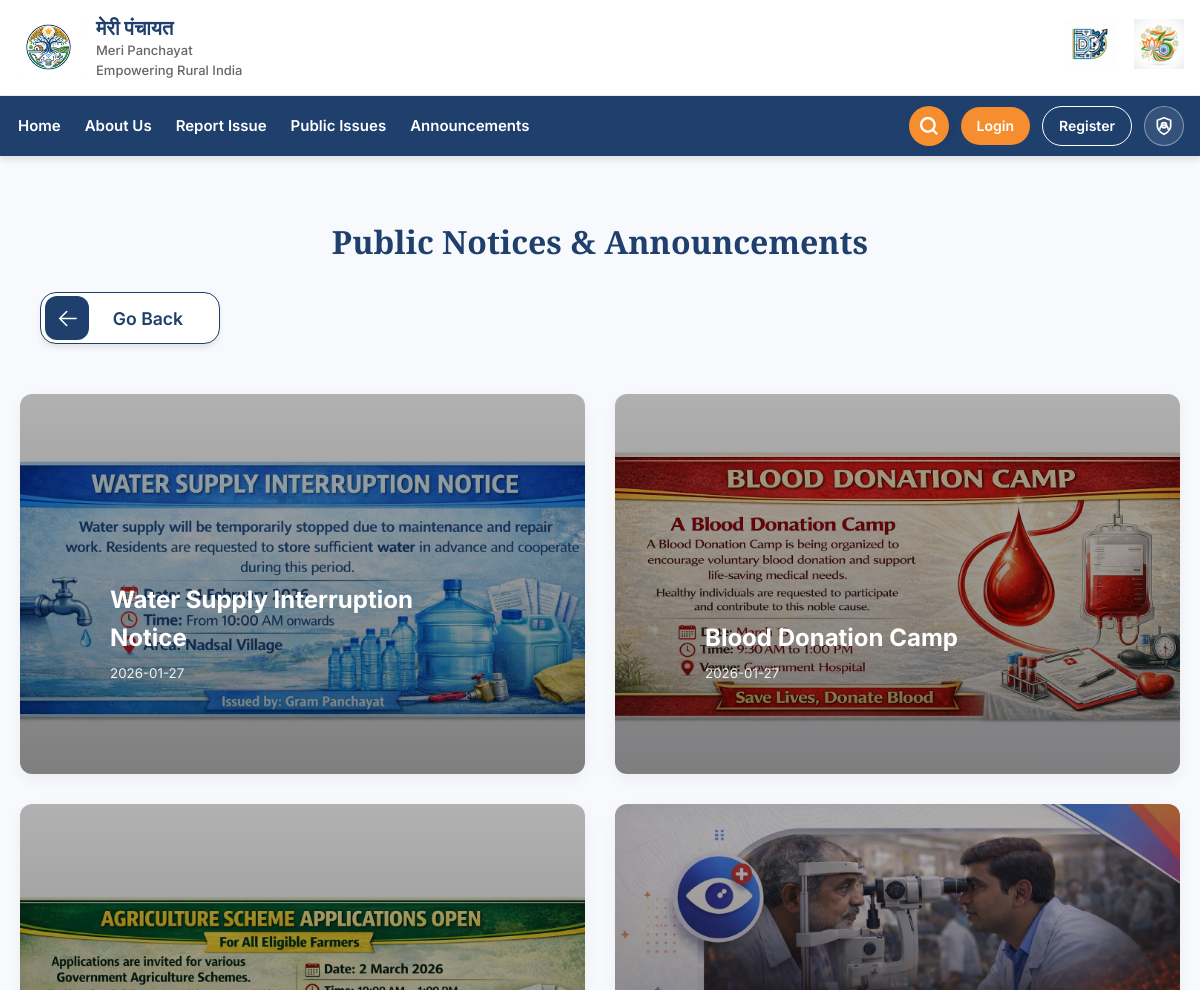
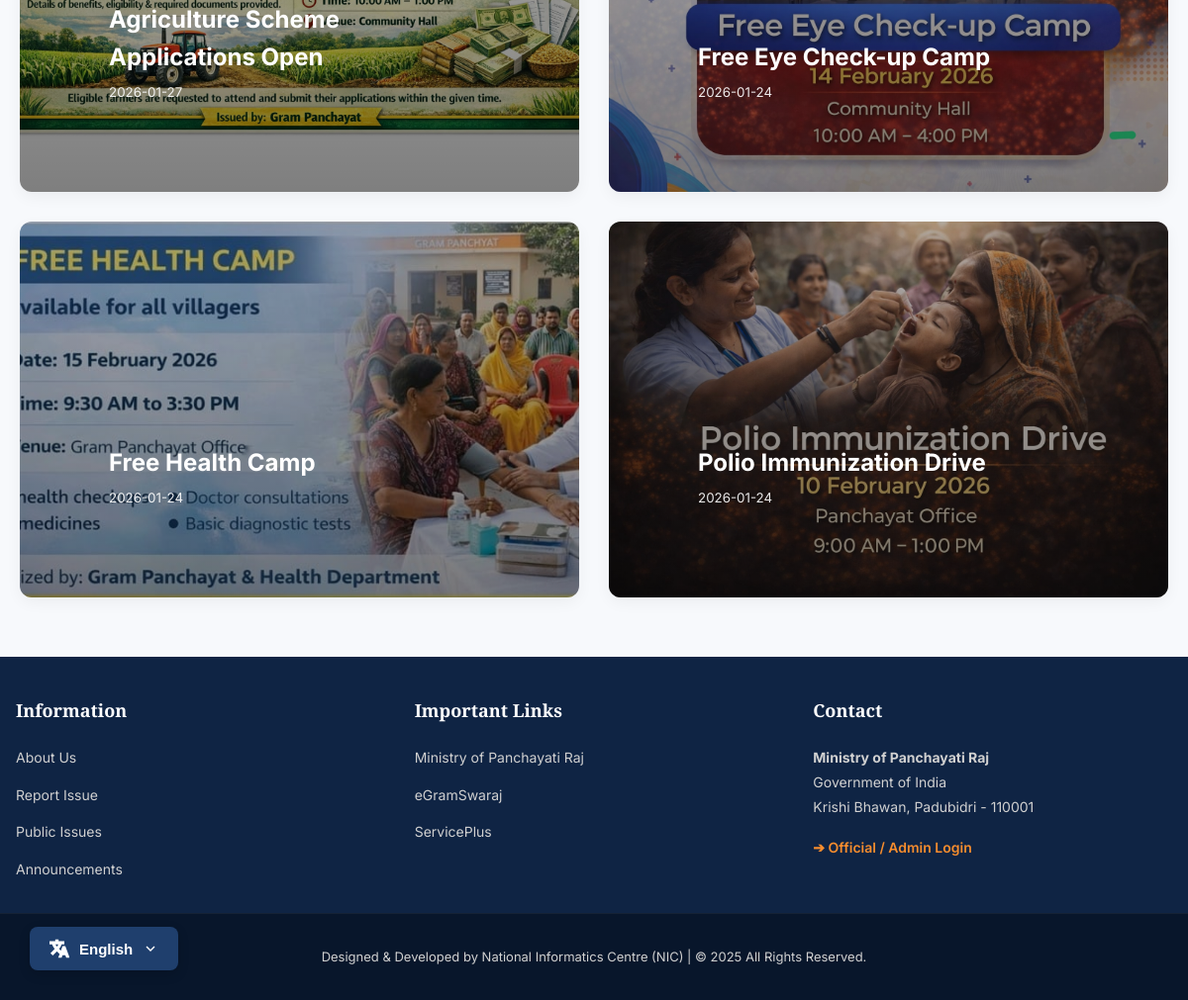
Screenshot of /notices with the database file from the repository (2 pictures, top to bottom).
### tables this page shows
CREATE TABLE notices ( 
        id INTEGER PRIMARY KEY AUTOINCREMENT,
        panchayath_id INTEGER,
        title TEXT,
        description TEXT,
        banner_path TEXT,
        created_at DATETIME DEFAULT CURRENT_TIMESTAMP
    );

### app.py (the view)
@app.route("/notices")
def notices():
    conn = connect_db()
    notices = conn.execute("""
        SELECT n.*, p.name AS panchayath_name
        FROM notices n
        JOIN panchayath p ON p.id = n.panchayath_id
        ORDER BY n.created_at DESC
    """).fetchall()
    conn.close()
    return render_template("citizen/notices.html", notices=notices)

### app.py (called while the page is built)
def connect_db():
    conn = sqlite3.connect(DB_NAME, timeout=10) # Added timeout
    conn.row_factory = sqlite3.Row
    conn.execute("PRAGMA journal_mode=WAL;")
    return conn

def _get_text(key):
    lang = session.get("lang", "en")
    return TRANSLATIONS.get(lang, TRANSLATIONS["en"]).get(key, key)

@app.context_processor
def inject_get_text():
    return dict(get_text=_get_text)

### templates/citizen/notices.html (shortened to what this page needs)
{% from "macros.html" import back_button %}
{% extends "base.html" %}
{% block css %}
<link rel="stylesheet" href="{{ url_for('static', filename='css/citizen.css') }}">
{% endblock %}
{% block content %}
<div style="width: 100%; padding: 0 20px; box-sizing: border-box; margin-top: 40px; margin-bottom: 40px;">
  <div style="display: flex; flex-direction: column; align-items: flex-start; margin-bottom: 30px;">
    <h2 class="section-title" style="margin-bottom: 15px; text-align: center; width: 100%;">{{
      get_text('public_notices_announcements') }}</h2>
    {{ back_button(get_text) }}
  </div>
  <div class="admin-login-card mx-auto" style="width: 100%; text-align: left; padding: 0;">
    <ul class="notices-grid">
      {% for n in notices %}
      <li class="notice-card" onclick="openNoticeModal(this)" data-title="{{ n.title }}"
        data-date="{{ n.created_at[:10] }}" data-panchayat="{{ n.panchayath_name }}"
        data-description="{{ n.description }}"
        data-image="{{ url_for('static', filename=n.banner_path) if n.banner_path else '' }}">
        {% if n.banner_path %}
        <div class="notice-banner"
          style="background-image: linear-gradient(rgba(0,0,0,0.3), rgba(0,0,0,0.5)), url('/static/{{ n.banner_path }}');">
          <strong style="font-size: 24px;">{{ n.title }}</strong>
          <small style="opacity: 0.9; margin-top: 5px;">{{ n.created_at[:10] }}</small>
        </div>
        {% endif %}
      </li>
      {% else %}
      <li
        style="grid-column: 1 / -1; text-align: center; padding: 40px; color: #777; background: #f9f9f9; border-radius: 12px;">
        {{ get_text('no_notices') }}
      </li>
      {% endfor %}
    </ul>
  </div>
</div>
{% endblock %}

### static/css/layout.css (style rules this page uses)
:root { --primary-color: #1f3f6d; --secondary-color: #f68d2e; --accent-color: #138808; --text-color: #333; --bg-color: #f7f9fc; --white: #ffffff; --font-main: 'Inter', sans-serif; --font-serif: 'Playfair Display', serif; }
html { scroll-behavior: smooth; }
body { margin: 0; font-family: var(--font-main); background: var(--bg-color); color: var(--text-color); line-height: 1.6; font-size: 16px; -webkit-font-smoothing: antialiased; -moz-osx-font-smoothing: grayscale; }
h1, h2, h3, h4, h5, h6 { font-family: var(--font-serif); font-weight: 700; margin-top: 0; color: var(--primary-color); }
.mx-auto { margin-left: auto; margin-right: auto; }

### static/css/citizen.css (style rules this page uses)
.section-title { text-align: center; color: var(--primary-color); font-family: var(--font-serif); font-size: 32px; margin-bottom: 40px; }
.notices-grid { display: grid; grid-template-columns: 1fr 1fr; gap: 30px; list-style: none; padding: 0; margin: 0; }
.notice-card { background: var(--white); border-radius: 12px; overflow: hidden; box-shadow: 0 5px 15px rgba(0, 0, 0, 0.05); transition: transform 0.3s, box-shadow 0.3s; height: 100%; display: flex; flex-direction: column; cursor: pointer; }
.notice-banner { height: 200px; background-size: cover; background-position: center; display: flex; flex-direction: column; justify-content: flex-end; padding: 90px; color: white; position: relative; }

### rows the page displays
notices: banner_path (picture), title "Water Supply Interruption Notice", created_at "2026-01-27"
notices: banner_path (picture), title "Blood Donation Camp", created_at "2026-01-27"
notices: banner_path (picture), title "Agriculture Scheme Applications Open", created_at "2026-01-27"
notices: banner_path (picture), title "Free Eye Check-up Camp", created_at "2026-01-24"
notices: banner_path (picture), title "Free Health Camp", created_at "2026-01-24"
notices: banner_path (picture), title "Polio Immunization Drive", created_at "2026-01-24"

### other values shown
{{ get_text('brand_name_hindi') }} "मेरी पंचायत"
{{ get_text('brand_name_en') }} "Meri Panchayat"
{{ get_text('brand_tagline') }} "Empowering Rural India"
{{ get_text('home') }} "Home"
{{ get_text('about_scheme') }} "About Us"
{{ get_text('report_issue') }} "Report Issue"
{{ get_text('public_issues') }} "Public Issues"
{{ get_text('announcements') }} "Announcements"
{{ get_text('login') }} "Login"
{{ get_text('register') }} "Register"
{{ get_text('public_notices_announcements') }} "Public Notices & Announcements"
{{ get_text('go_back') if get_text else 'Go Back' }} "Go Back"
{{ get_text('information') }} "Information"
{{ get_text('about_us') }} "About Us"
{{ get_text('important_links') }} "Important Links"
